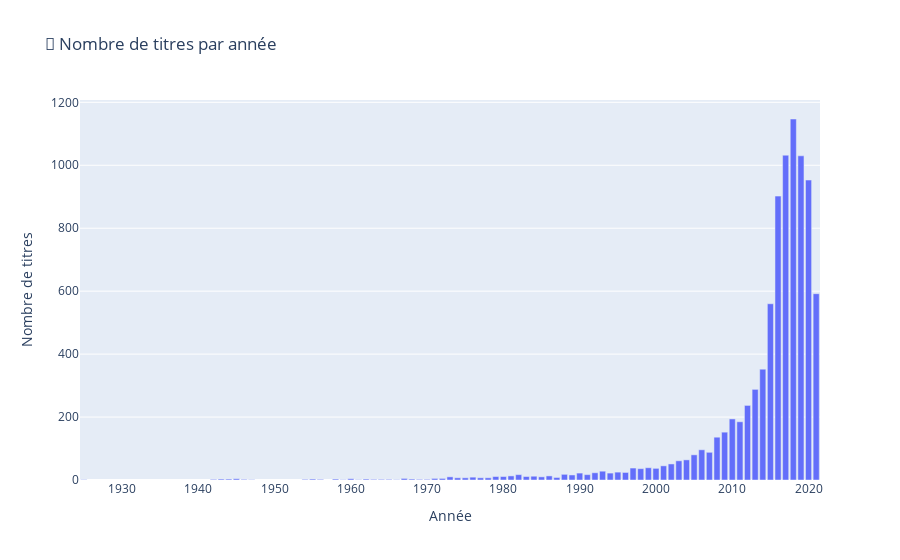

Notebook source saved alongside this figure:
### Code cell
query_year = """
SELECT release_year, COUNT(*) AS nb_titles
FROM netflix_titles
GROUP BY release_year
ORDER BY release_year;
"""
df_year = pd.read_sql(query_year, engine)

fig1 = px.bar(df_year, x='release_year', y='nb_titles',
              title='📅 Nombre de titres par année',
              labels={'release_year': 'Année', 'nb_titles': 'Nombre de titres'})
fig1.show()

### Figure 1 — Plotly figure (JSON) as saved in the notebook; plotly's stock layout.template omitted (floating-point values rounded to 4 significant figures)
{"data": [{"hovertemplate": "Année=%{x}<br>Nombre de titres=%{y}<extra></extra>", "legendgroup": "", "marker": {"color": "#636efa", "pattern": {"shape": ""}}, "name": "", "orientation": "v", "showlegend": false, "textposition": "auto", "type": "bar", "x": [1925, 1942, 1943, 1944, 1945, 1946, 1947, 1954, 1955, 1956, 1958, 1959, 1960, 1961, 1962, 1963, 1964, 1965, 1966, 1967, 1968, 1969, 1970, 1971, 1972, 1973, 1974, 1975, 1976, 1977, 1978, 1979, 1980, 1981, 1982, 1983, 1984, 1985, 1986, 1987, 1988, 1989, 1990, 1991, 1992, 1993, 1994, 1995, 1996, 1997, 1998, 1999, 2000, 2001, 2002, 2003, 2004, 2005, 2006, 2007, 2008, 2009, 2010, 2011, 2012, 2013, 2014, 2015, 2016, 2017, 2018, 2019, 2020, 2021], "xaxis": "x", "y": [1, 2, 3, 3, 4, 2, 1, 2, 3, 2, 3, 1, 4, 1, 3, 2, 2, 2, 1, 5, 3, 2, 2, 5, 5, 10, 7, 7, 9, 7, 7, 11, 11, 13, 17, 11, 12, 10, 13, 8, 18, 16, 22, 17, 23, 28, 22, 25, 24, 38, 36, 39, 37, 45, 51, 61, 64, 80, 96, 88, 136, 152, 194, 185, 237, 288, 352, 560, 902, 1032, 1147, 1030, 953, 592], "yaxis": "y"}], "layout": {"barmode": "relative", "legend": {"tracegroupgap": 0}, "title": {"text": "📅 Nombre de titres par année"}, "xaxis": {"anchor": "y", "domain": [0, 1], "title": {"text": "Année"}}, "yaxis": {"anchor": "x", "domain": [0, 1], "title": {"text": "Nombre de titres"}}}}
